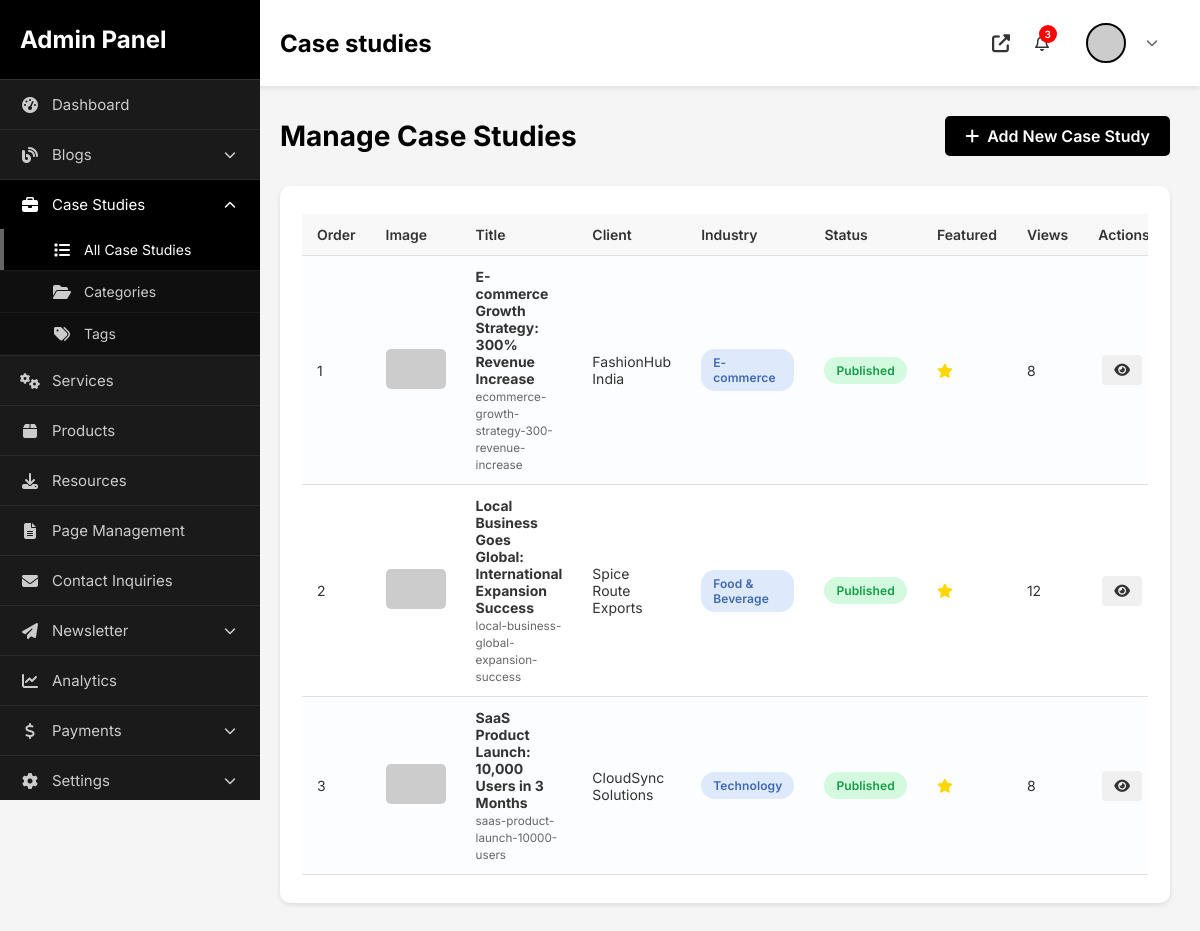
The app's page /admin/case-studies.php (signed in) with its own data.
### tables this page shows
CREATE TABLE `case_studies` (
  `id` int(11) NOT NULL AUTO_INCREMENT,
  `title` varchar(255) NOT NULL,
  `slug` varchar(255) NOT NULL,
  `client_name` varchar(255) NOT NULL,
  `industry` varchar(100) DEFAULT NULL,
  `project_type` varchar(100) DEFAULT NULL,
  `featured_image` varchar(255) DEFAULT NULL,
  `banner_image` varchar(255) DEFAULT NULL,
  `short_description` text DEFAULT NULL,
  `challenge` text DEFAULT NULL,
  `solution` text DEFAULT NULL,
  `results` text DEFAULT NULL,
  `testimonial` text DEFAULT NULL,
  `testimonial_author` varchar(255) DEFAULT NULL,
  `testimonial_position` varchar(255) DEFAULT NULL,
  `duration` varchar(100) DEFAULT NULL,
  `budget` varchar(100) DEFAULT NULL,
  `technologies` text DEFAULT NULL,
  `services_provided` text DEFAULT NULL,
  `website_url` varchar(255) DEFAULT NULL,
  `meta_title` varchar(255) DEFAULT NULL,
  `meta_description` text DEFAULT NULL,
  `meta_keywords` text DEFAULT NULL,
  `status` enum('draft','published') DEFAULT 'published',
  `featured` tinyint(1) DEFAULT 0,
  `display_order` int(11) DEFAULT 0,
  `views` int(11) DEFAULT 0,
  `created_at` timestamp NOT NULL DEFAULT current_timestamp(),
  `updated_at` timestamp NOT NULL DEFAULT current_timestamp() ON UPDATE current_timestamp(),
  PRIMARY KEY (`id`)
);

### admin/case-studies.php (the view, shortened to what this page needs)
<?php
require_once __DIR__ . '/../config/config.php';
$case_studies = $db->query("SELECT * FROM case_studies ORDER BY display_order ASC, created_at DESC")->fetchAll();
?>
<?php include 'includes/layout-start.php'; ?>
    <div class="page-header">
        <h1>Manage Case Studies</h1>
        <a href="case-study-add.php" class="btn btn-primary">
            <i class="fas fa-plus"></i> Add New Case Study
        </a>
    </div>
    <div class="content-card">
        <div class="table-responsive">
            <table class="data-table">
                <thead>
                    <tr>
                        <th width="60">Order</th>
                        <th width="80">Image</th>
                        <th>Title</th>
                        <th>Client</th>
                        <th>Industry</th>
                        <th width="100">Status</th>
                        <th width="80">Featured</th>
                        <th width="80">Views</th>
                        <th width="150">Actions</th>
                    </tr>
                </thead>
                <tbody>
                    <?php foreach($case_studies as $case): ?>
                    <tr>
                        <td><?php echo htmlspecialchars($case['display_order']); ?></td>
                        <td>
                            <img src="<?php echo htmlspecialchars($case['featured_image']); ?>"
                                 style="width: 60px; height: 40px; object-fit: cover; border-radius: 5px;"
                                 onerror="this.src='https://via.placeholder.com/60x40/000000/FFFFFF?text=CS'">
                        </td>
                        <td>
                            <strong><?php echo htmlspecialchars($case['title']); ?></strong><br>
                            <small style="color: #666;"><?php echo htmlspecialchars($case['slug']); ?></small>
                        </td>
                        <td><?php echo htmlspecialchars($case['client_name']); ?></td>
                        <td><span class="badge badge-info"><?php echo htmlspecialchars($case['industry']); ?></span></td>
                        <td>
                            <span class="badge <?php echo $case['status'] == 'published' ? 'badge-success' : 'badge-warning'; ?>">
                                <?php echo ucfirst(htmlspecialchars($case['status'])); ?>
                            </span>
                        </td>
                        <td>
                            <?php if($case['featured']): ?>
                                <i class="fas fa-star" style="color: #ffd700;"></i>
                            <?php else: ?>
                                <i class="far fa-star" style="color: #ccc;"></i>
                            <?php endif; ?>
                        </td>
                        <td><?php echo number_format($case['views']); ?></td>
                        <td>
                            <a href="/case-studies/<?php echo htmlspecialchars($case['slug']); ?>" class="btn-icon" title="View" target="_blank">
                                <i class="fas fa-eye"></i>
                            </a>
                        </td>
                    </tr>
                    <?php endforeach; ?>
                </tbody>
            </table>
        </div>
    </div>
</div>
<?php include 'includes/layout-end.php'; ?>

### admin/assets/css/admin.css (style rules this page uses)
* { margin: 0; padding: 0; box-sizing: border-box; }
body { font-family: 'Inter', -apple-system, BlinkMacSystemFont, 'Segoe UI', sans-serif; background: #f5f5f5; color: #333; }
.page-header { display: flex; justify-content: space-between; align-items: center; margin-bottom: 30px; }
.page-header h1 { font-size: 28px; color: #000; }
.content-card { background: white; border-radius: 10px; box-shadow: 0 2px 5px rgba(0,0,0,0.1); overflow: hidden; }
.table-responsive { overflow-x: auto; }
.data-table { width: 100%; border-collapse: collapse; }
.data-table thead { background: #f8f8f8; }
.data-table th, .data-table td { padding: 12px 15px; text-align: left; border-bottom: 1px solid #e0e0e0; }
.data-table th { font-weight: 600; font-size: 14px; color: #333; }
.data-table td { font-size: 14px; }
.badge { display: inline-block; padding: 6px 12px; border-radius: 14px; font-size: 12px; font-weight: 600; letter-spacing: .01em; }
.badge-success { background: #d3f9df; color: #129e44; }
.badge-info { background: #deeafb; color: #4068b2; }
.btn-primary, .btn-small, .btn-icon { padding: 10px 20px; background: #000; color: white; border: none; border-radius: 5px; cursor: pointer; text-decoration: none; display: inline-flex; align-items: center; gap: 8px; font-weight: 600; transition: all 0.3s; }
.btn-icon { padding: 8px 12px; font-size: 14px; background: #f0f0f0; color: #333; border-radius: 4px; text-decoration: none; display: inline-flex; align-items: center; justify-content: center; transition: all 0.3s; margin: 0 4px; }
.data-table tbody tr:nth-child(odd) td { background: #fcfdfe; }
.data-table td:last-child { white-space: nowrap; }
.data-table .btn-icon i { font-size: 14px; }
.content-card { padding: 28px 22px; margin-bottom: 30px; max-height: 112vh; overflow-y: auto; }

### records on screen
case_studies: display_order "1", title "E-commerce Growth Strategy: 300% Revenue Increase", slug "ecommerce-growth-strategy-300-revenue-increase", client_name "FashionHub India", industry "E-commerce", status "Published", featured 1 (drawn), views "8"
case_studies: display_order "2", title "Local Business Goes Global: International Expansion Success", slug "local-business-global-expansion-success", client_name "Spice Route Exports", industry "Food & Beverage", status "Published", featured 1 (drawn), views "12"
case_studies: display_order "3", title "SaaS Product Launch: 10,000 Users in 3 Months", slug "saas-product-launch-10000-users", client_name "CloudSync Solutions", industry "Technology", status "Published", featured 1 (drawn), views "8"

### other values on screen
str_replace('-', ' ', basename($_SERVER['PHP_SELF'], '.php')) "Case studies"
